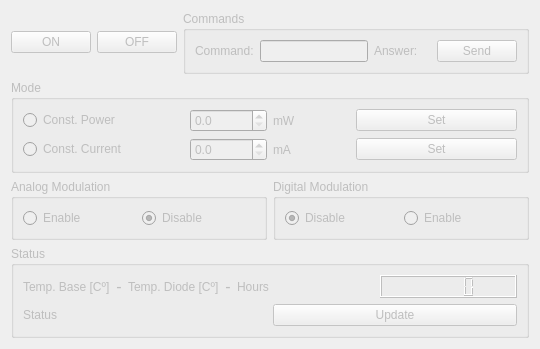
           <widget class="QWidget" name="tab488">
            <property name="enabled">
             <bool>false</bool>
            </property>
            <attribute name="title">
             <string>488</string>
            </attribute>
            <layout class="QVBoxLayout" name="verticalLayout_4">
             <item>
              <layout class="QHBoxLayout" name="horizontalLayout_9">
               <item>
                <layout class="QHBoxLayout" name="horizontalLayout_48">
                 <item>
                  <widget class="QPushButton" name="pushButton_on_488">
                   <property name="text">
                    <string>ON</string>
                   </property>
                  </widget>
                 </item>
                 <item>
                  <widget class="QPushButton" name="pushButton_off_488">
                   <property name="text">
                    <string>OFF</string>
                   </property>
                  </widget>
                 </item>
                </layout>
               </item>
               <item>
                <widget class="QGroupBox" name="groupBox_6">
                 <property name="title">
                  <string>Commands</string>
                 </property>
                 <layout class="QHBoxLayout" name="horizontalLayout_5">
                  <item>
                   <widget class="QLabel" name="label_13">
                    <property name="text">
                     <string>Command:</string>
                    </property>
                   </widget>
                  </item>
                  <item>
                   <widget class="QLineEdit" name="lineEdit_cmd_488"/>
                  </item>
                  <item>
                   <widget class="QLabel" name="label_14">
                    <property name="text">
                     <string>Answer:</string>
                    </property>
                   </widget>
                  </item>
                  <item>
                   <widget class="QLabel" name="label_asw_488">
                    <property name="styleSheet">
                     <string notr="true"/>
                    </property>
                    <property name="text">
                     <string/>
                    </property>
                   </widget>
                  </item>
                  <item>
                   <widget class="QPushButton" name="pushButton_cmd_488">
                    <property name="text">
                     <string>Send</string>
                    </property>
                   </widget>
                  </item>
                 </layout>
                </widget>
               </item>
              </layout>
             </item>
             <item>
              <widget class="QGroupBox" name="groupBox_2">
               <property name="title">
                <string>Mode</string>
               </property>
               <layout class="QVBoxLayout" name="verticalLayout_2">
                <item>
                 <layout class="QHBoxLayout" name="horizontalLayout_7">
                  <item>
                   <widget class="QRadioButton" name="radioButton_cteP_488">
                    <property name="text">
                     <string>Const. Power  </string>
                    </property>
                   </widget>
                  </item>
                  <item>
                   <layout class="QHBoxLayout" name="horizontalLayout_2">
                    <item>
                     <widget class="QDoubleSpinBox" name="spinBox_power_488">
                      <property name="decimals">
                       <number>1</number>
                      </property>
                      <property name="maximum">
                       <double>200.000000000000000</double>
                      </property>
                     </widget>
                    </item>
                    <item>
                     <widget class="QLabel" name="label_5">
                      <property name="text">
                       <string>mW</string>
                      </property>
                     </widget>
                    </item>
                   </layout>
                  </item>
                  <item>
                   <widget class="QPushButton" name="pushButton_setP_488">
                    <property name="text">
                     <string>Set</string>
                    </property>
                   </widget>
                  </item>
                 </layout>
                </item>
                <item>
                 <layout class="QHBoxLayout" name="horizontalLayout_8">
                  <item>
                   <widget class="QRadioButton" name="radioButton_cteC_488">
                    <property name="text">
                     <string>Const. Current</string>
                    </property>
                   </widget>
                  </item>
                  <item>
                   <layout class="QHBoxLayout" name="horizontalLayout_3">
                    <item>
                     <widget class="QDoubleSpinBox" name="spinBox_current_488">
                      <property name="decimals">
                       <number>1</number>
                      </property>
                     </widget>
                    </item>
                    <item>
                     <widget class="QLabel" name="label_7">
                      <property name="text">
                       <string>mA</string>
                      </property>
                     </widget>
                    </item>
                   </layout>
                  </item>
                  <item>
                   <widget class="QPushButton" name="pushButton_setC_488">
                    <property name="text">
                     <string>Set</string>
                    </property>
                   </widget>
                  </item>
                 </layout>
                </item>
               </layout>
              </widget>
             </item>
             <item>
              <layout class="QHBoxLayout" name="horizontalLayout_13">
               <item>
                <widget class="QGroupBox" name="groupBox_3">
                 <property name="title">
                  <string>Analog Modulation</string>
                 </property>
                 <layout class="QHBoxLayout" name="horizontalLayout_10">
                  <item>
                   <widget class="QRadioButton" name="radioButton_AMenable_488">
                    <property name="text">
                     <string>Enable</string>
                    </property>
                   </widget>
                  </item>
                  <item>
                   <widget class="QRadioButton" name="radioButton_AMdisable_488">
                    <property name="text">
                     <string>Disable</string>
                    </property>
                    <property name="checked">
                     <bool>true</bool>
                    </property>
                   </widget>
                  </item>
                 </layout>
                </widget>
               </item>
               <item>
                <widget class="QGroupBox" name="groupBox_4">
                 <property name="title">
                  <string>Digital Modulation</string>
                 </property>
                 <layout class="QHBoxLayout" name="horizontalLayout_12">
                  <item>
                   <widget class="QRadioButton" name="radioButton_DMdisable_488">
                    <property name="text">
                     <string>Disable</string>
                    </property>
                    <property name="checked">
                     <bool>true</bool>
                    </property>
                   </widget>
                  </item>
                  <item>
                   <widget class="QRadioButton" name="radioButton_DMenable_488">
                    <property name="text">
                     <string>Enable</string>
                    </property>
                   </widget>
                  </item>
                 </layout>
                </widget>
               </item>
              </layout>
             </item>
             <item>
              <widget class="QGroupBox" name="groupBox_5">
               <property name="title">
                <string>Status</string>
               </property>
               <layout class="QVBoxLayout" name="verticalLayout_11">
                <item>
                 <layout class="QHBoxLayout" name="horizontalLayout_6">
                  <item>
                   <layout class="QHBoxLayout" name="horizontalLayout_4">
                    <item>
                     <widget class="QLabel" name="label_8">
                      <property name="text">
                       <string>Temp. Base [Cº]</string>
                      </property>
                     </widget>
                    </item>
                    <item>
                     <widget class="QLabel" name="label_tempBase_488">
                      <property name="font">
                       <font>
                        <family>Arial</family>
                        <pointsize>12</pointsize>
                       </font>
                      </property>
                      <property name="styleSheet">
                       <string notr="true"/>
                      </property>
                      <property name="text">
                       <string>-</string>
                      </property>
                      <property name="alignment">
                       <set>Qt::AlignCenter</set>
                      </property>
                     </widget>
                    </item>
                    <item>
                     <widget class="QLabel" name="label_9">
                      <property name="text">
                       <string>Temp. Diode [Cº]</string>
                      </property>
                     </widget>
                    </item>
                    <item>
                     <widget class="QLabel" name="label_tempDiode_488">
                      <property name="font">
                       <font>
                        <family>Arial</family>
                        <pointsize>12</pointsize>
                       </font>
                      </property>
                      <property name="styleSheet">
                       <string notr="true"/>
                      </property>
                      <property name="text">
                       <string>-</string>
                      </property>
                      <property name="alignment">
                       <set>Qt::AlignCenter</set>
                      </property>
                     </widget>
                    </item>
                   </layout>
                  </item>
                  <item>
                   <widget class="QLabel" name="label_10">
                    <property name="text">
                     <string>Hours</string>
                    </property>
                   </widget>
                  </item>
                  <item>
                   <widget class="QLCDNumber" name="lcdNumber_488">
                    <property name="styleSheet">
                     <string notr="true"/>
                    </property>
                   </widget>
                  </item>
                 </layout>
                </item>
                <item>
                 <layout class="QHBoxLayout" name="horizontalLayout_49">
                  <item>
                   <widget class="QLabel" name="label_status_488">
                    <property name="text">
                     <string>Status</string>
                    </property>
                   </widget>
                  </item>
                  <item>
                   <widget class="QPushButton" name="pushButton_updateStat_488">
                    <property name="text">
                     <string>Update</string>
                    </property>
                   </widget>
                  </item>
                 </layout>
                </item>
               </layout>
              </widget>
             </item>
            </layout>
           </widget>
